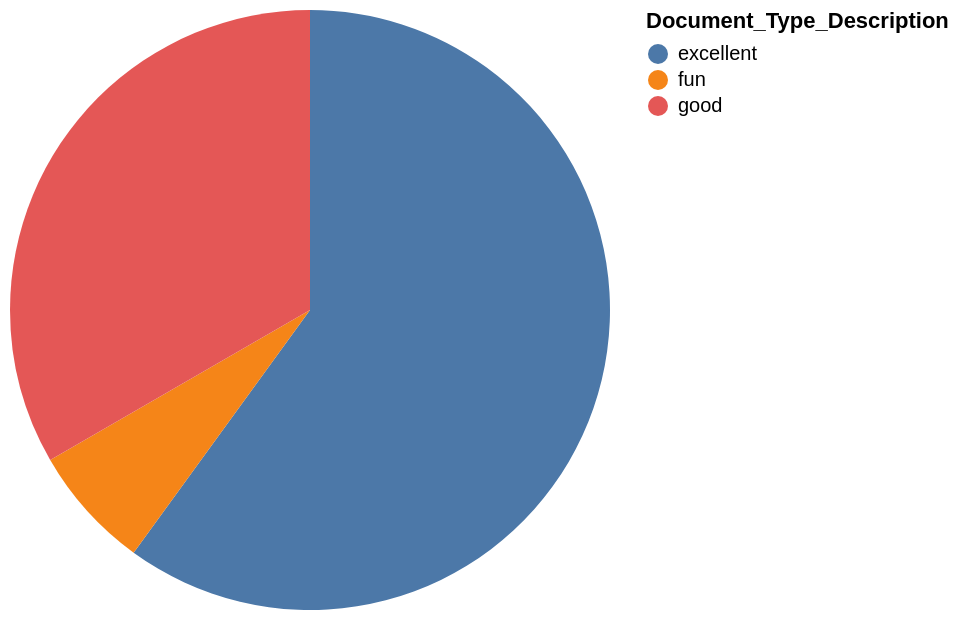

This figure's Vega-Lite source:
### Vega-Lite specification from a JSON file in a GitHub repository (floating-point values rounded to 4 significant figures)
{"data": {"values": [{"x_data": "excellent", "y_data": 9}, {"x_data": "fun", "y_data": 1}, {"x_data": "good", "y_data": 5}]}, "mark": "arc", "encoding": {"theta": {"field": "y_data", "type": "quantitative", "title": "COUNT(Document_Type_Description)"}, "color": {"field": "x_data", "type": "nominal", "title": "Document_Type_Description"}}}
